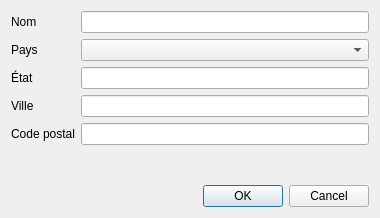
<?xml version="1.0" encoding="UTF-8"?>
<ui version="4.0">
 <class>DialogFbaAddress</class>
 <widget class="QDialog" name="DialogFbaAddress">
  <property name="geometry">
   <rect>
    <x>0</x>
    <y>0</y>
    <width>380</width>
    <height>218</height>
   </rect>
  </property>
  <property name="windowTitle">
   <string>Ajouter un centre d'expédition Amazon</string>
  </property>
  <layout class="QVBoxLayout" name="verticalLayout">
   <item>
    <layout class="QFormLayout" name="formLayout">
     <item row="0" column="0">
      <widget class="QLabel" name="label">
       <property name="text">
        <string>Nom</string>
       </property>
      </widget>
     </item>
     <item row="0" column="1">
      <widget class="QLineEdit" name="lineEditName"/>
     </item>
     <item row="1" column="0">
      <widget class="QLabel" name="label_2">
       <property name="text">
        <string>Pays</string>
       </property>
      </widget>
     </item>
     <item row="1" column="1">
      <widget class="QComboBox" name="comboBoxCountry"/>
     </item>
     <item row="3" column="0">
      <widget class="QLabel" name="label_3">
       <property name="text">
        <string>Ville</string>
       </property>
      </widget>
     </item>
     <item row="3" column="1">
      <widget class="QLineEdit" name="lineEditCity"/>
     </item>
     <item row="4" column="0">
      <widget class="QLabel" name="label_4">
       <property name="text">
        <string>Code postal</string>
       </property>
      </widget>
     </item>
     <item row="4" column="1">
      <widget class="QLineEdit" name="lineEditPostalCode"/>
     </item>
     <item row="2" column="0">
      <widget class="QLabel" name="label_5">
       <property name="text">
        <string>État</string>
       </property>
      </widget>
     </item>
     <item row="2" column="1">
      <widget class="QLineEdit" name="lineEditState"/>
     </item>
    </layout>
   </item>
   <item>
    <widget class="QDialogButtonBox" name="buttonBox">
     <property name="orientation">
      <enum>Qt::Horizontal</enum>
     </property>
     <property name="standardButtons">
      <set>QDialogButtonBox::Cancel|QDialogButtonBox::Ok</set>
     </property>
    </widget>
   </item>
  </layout>
 </widget>
 <resources/>
 <connections>
  <connection>
   <sender>buttonBox</sender>
   <signal>accepted()</signal>
   <receiver>DialogFbaAddress</receiver>
   <slot>accept()</slot>
   <hints>
    <hint type="sourcelabel">
     <x>248</x>
     <y>254</y>
    </hint>
    <hint type="destinationlabel">
     <x>157</x>
     <y>274</y>
    </hint>
   </hints>
  </connection>
  <connection>
   <sender>buttonBox</sender>
   <signal>rejected()</signal>
   <receiver>DialogFbaAddress</receiver>
   <slot>reject()</slot>
   <hints>
    <hint type="sourcelabel">
     <x>316</x>
     <y>260</y>
    </hint>
    <hint type="destinationlabel">
     <x>286</x>
     <y>274</y>
    </hint>
   </hints>
  </connection>
 </connections>
</ui>
